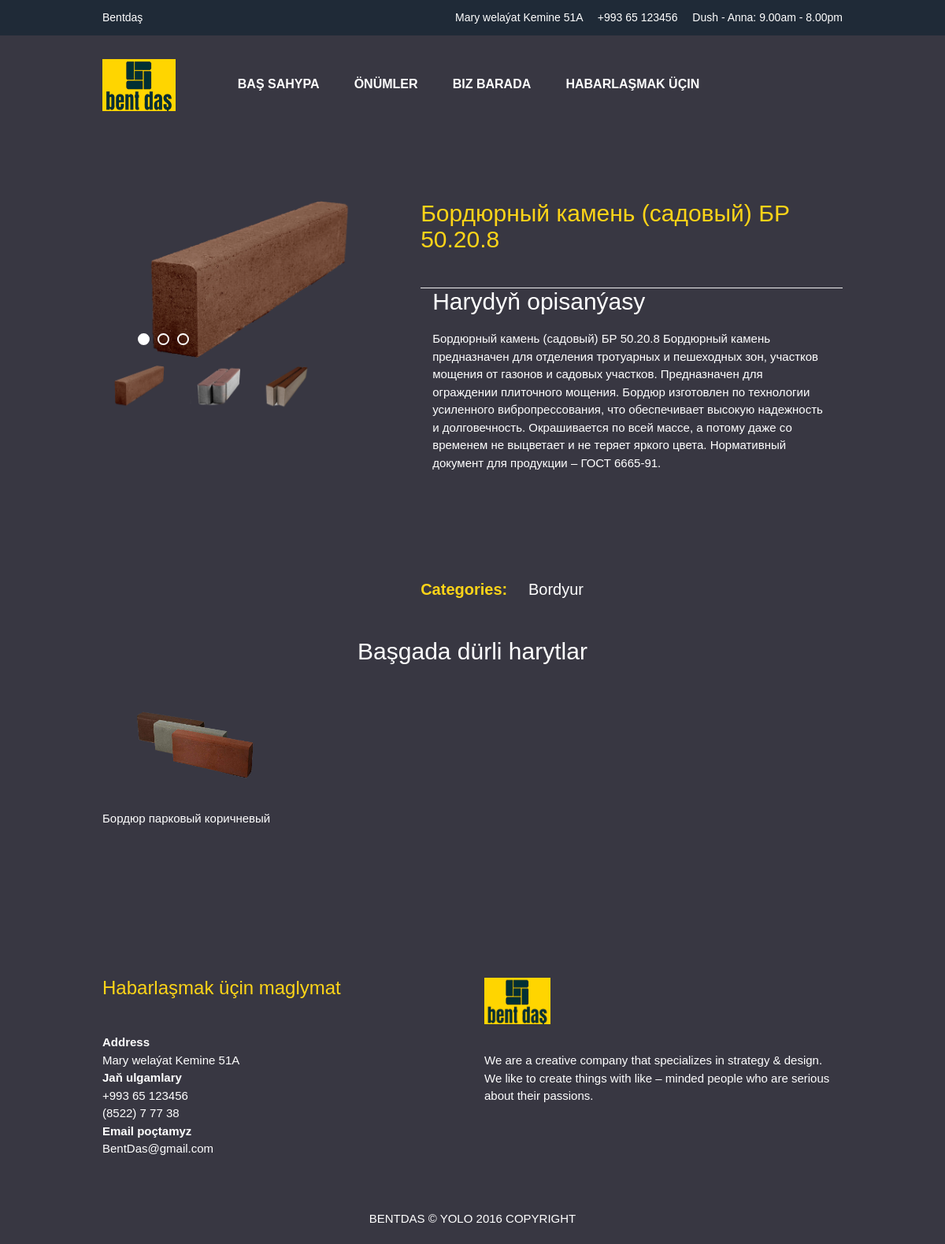
The page /product_single/aWDAW/1/ on the database its author committed.
### MainApp/models.py (models this page shows, shortened)
class Contact(models.Model):
    image = models.ImageField(upload_to='contact/')
    address = models.CharField(max_length=100)
    mobile = models.CharField(max_length=20)
    phone = models.CharField(max_length=20)
    email = models.EmailField(unique=True)
    about_us = models.TextField()
    image_top = models.ImageField(upload_to='logo/')

class Product(models.Model):
    title = models.CharField(max_length=255)
    slug = models.SlugField(unique=True)
    category = models.ForeignKey(Category, on_delete=models.CASCADE)
    image_one = models.ImageField(upload_to='product/', blank=True, null=True)
    image_second = models.ImageField(
        upload_to='product/', blank=True, null=True)
    image_three = models.ImageField(
        upload_to='product/', blank=True, null=True)
    image_fo = models.ImageField(upload_to='product/', blank=True, null=True)
    description = models.TextField()

class Category(models.Model):
    title = models.CharField(max_length=255, verbose_name='Kategoriyanyn Ady')
    slug = models.SlugField(unique=True)
    def __str__(self):
        return self.title

### MainApp/views.py (the view)
# urls.py: path('product_single/<str:slug>/<int:id>/', product_single, name='single-product'),
def product_single(request, slug, id):
    categories = Category.objects.all()
    products = Product.objects.filter(slug=slug)
    contact = Contact.objects.all()
    last = Product.objects.filter(id=id)
    context = {
        "products": products,
        "contact":contact,
        "last":last,
        "categories": categories,
    }
    return render(request, 'single-product.html', context)

### templates/single-product.html (shortened to what this page needs)
{% extends 'base.html' %}
{% block content %}
{% load static %}
<div class="div-box mb mt">
    <div class="container">
        <div class="row">
            {% for i in products %}
            <div class="col-md-5">
                <div class="single-product-slider">
                    <div id="sync1" class="owl-carousel owl-template">
                        <div class="item">
                            <figure><img src="{{i.image_one.url}}" alt="slide" width="1080" height="768" /></figure>
                        </div>
                    </div>
                    <div id="sync2" class="owl-carousel owl-template">
                        <div class="item">
                            <figure><img src="{{i.image_one.url}}" alt="slide" width="180" height="130" /></figure>
                        </div>
                        <div class="item">
                            <figure><img src="{{i.image_second.url}}" alt="slide" width="180" height="130" /></figure>
                        </div>
                        <div class="item">
                            <figure><img src="{{i.image_three.url}}" alt="slide" width="180" height="130" /></figure>
                        </div>
                    </div>
                </div>
            </div>
            <div class="col-md-7">
                <div class="single-product-content">
                    <div class="summary-product entry-summary">
                        <h2 class="product_title mb-45">{{i.title}}</h2>
                        <hr>
                        <div class="col-md-12 col-sm-9">
                            <div class="desc-review-content tab-content clearfix">
                                <div id="tab-description" class="tab-pane active">
                                    <h2 class="mb-20">Harydyň opisanýasy</h2>
                                    <p>{{i.description}}</p>
                                </div>
                            </div>
                        </div>
                        <div class="product_meta"><span class="product-stock-status-wrapper">
                                <label style="color: #FDD418; margin-top: 25%; font-size: 20px;">Categories:</label><a
                                     style="font-size: 20px; margin-left: 5%;">{{i.category}}</a></span><span
                        </div>
                    </div>
                </div>
            </div>
            {% endfor %}
        </div>
    </div>
    <div class="div-box mb">
        <div class="container">
            <div class="title-style title-style-2 text-center mb-20">
                <h2 style="margin-top:5%;">Başgada dürli harytlar </h2>
            </div>
            {% for e in last %}
            <div data-number="4" data-margin="0" data-loop="no" data-navcontrol="yes"
                class="shortcode-product-wrap product-begreen begreen-owl-carousel">
                <div class="product-item-wrap product-style_1">
                    <div class="product-item-inner">
                        <div class="product-thumb">
                            <div class="product-thumb-primary"><img src="{{e.image_second.url}}" alt="product1" width="375"
                                    height="450" class="attachment-shop_catalog size-shop_catalog wp-post-image" />
                            </div>
                        </div>
                    </div>
                </div>
            </div>
            {{e.title}}
            {% endfor %}
        </div>
    </div>
</div>
{% endblock %}

### templates/inc/header.html (shortened to what this page needs)
{% load static %}
<header class="header yolo-header-style-6">
    <div class="yolo-top-bar">
        <div class="container">
            <div class="row">
                <div class="top-sidebar top-bar-left col-md-4">
                    <aside id="text-11" class="widget widget_text">
                        <div class="textwidget">
                            <div>Bentdaş</div>
                        </div>
                    </aside>
                </div>
                <div class="top-sidebar top-bar-right col-md-8">
                    <aside id="text-6" class="widget widget_text">
                        {% for i  in contact %}
                        <div class="textwidget"> {{i.address}}  {{i.mobile}} Dush - Anna: 9.00am -
                            8.00pm
                        </div>
                        {% endfor %}
                    </aside>
                </div>
            </div>
        </div>
    </div>
    <div class="header-bottom">
        <div class="container">
            <div class="main-nav-wrapper">
                <div class="header-logo">
                    {% for i in contact %}
                    <h1><a href="/"><img src="{{i.image_top.url}}" alt="logo" /></a></h1>
                    {% endfor %}
                </div>
                <div class="header-left">
                    <nav id="primary-menu" class="main-nav">
                        <ul class="nav">
                            <li class=" menu-item menu-home"><a href="/">Baş Sahypa</a>
                            </li>
                            <li class="menu-item menu-blog"><a href="{% url 'product_all' %}">Önümler</a>
                            </li>
                            <li class="menu-item menu-shop"><a href="{% url 'about_us' %}">Biz barada</a>
                            </li>
                            <li class="menu-item menu-blog"><a href="{% url 'contact' %}">Habarlaşmak üçin</a>
                            </li>
                        </ul>
                    </nav>
                </div>
            </div>
        </div>
    </div>
</header>

### templates/inc/footer.html (shortened to what this page needs)
{% load static %}
<div class="div-box">
    <footer id="yolo-footer-wrapper">
        <div class="yolo-footer-wrapper footer-6">
            <div class="footer-top">
                <div class="container">
                    <div class="row">
                        {% for i  in contact %}
                        <div class="col-md-6 col-sm-4">
                            <div class="footer-col footer-2-col-1">
                                <h3 class="mb-45">Habarlaşmak üçin maglymat</h3>
                                <div class="icon-info">
                                    <p><strong>Address</strong><br />{{i.address}}</p>
                                </div>
                                <div class="icon-info">
                                    <p><strong>Jaň ulgamlary</strong><br />{{i.mobile}}<br />{{i.phone}}
                                    </p>
                                </div>
                                <div class="icon-info">
                                    <p><strong>Email poçtamyz</strong><br />{{i.email}}</p>
                                </div>
                            </div>
                        </div>
                        <div class="col-md-6 col-sm-4">
                            <div class="footer-col footer-1-col-1">
                                <h2><a href="index.html" class="logo"><img src="{{i.image.url}}"
                                            alt="logo1" width="84" height="63"
                                            class="vc_single_image-img attachment-full" /></a></h2>
                                <p>{{i.about_us}}</p>
                            </div>
                        </div>
                        {% endfor %}
                    </div>
                </div>
            </div>
            <div class="footer-bottom">
                <div class="container">
                    <p class="copyright">BENTDAS © YOLO 2016 COPYRIGHT</p>
                </div>
            </div>
        </div>
    </footer>
</div>

### static/css/home.css (style rules this page uses)
@media (min-width: 992px) and (max-width: 1200px) { .container { width: 970px; } }

### rows shown on the page
Contact: address "Mary welaýat Kemine 51A", mobile "+993 65 123456", image_top (picture), phone "(8522) 7 77 38", email "BentDas@gmail.com", image (picture), about_us "We are a creative company that specializes in strategy & design. We like to create things with like – minded people who are serious about their passions."
Product: image_one (picture), image_second (picture), image_three (picture), title "Бордюрный камень (садовый) БР 50.20.8", description "Бордюрный камень (садовый) БР 50.20.8 Бордюрный камень предназначен для отделения тротуарных и пешеходных зон, участков мощения от газонов и садовых участков. Предназначен для ограждении плиточного мощения. Бордюр изготовлен по технологии усиленного вибропрессования, что обеспечивает высокую надежность и долговечность. Окрашивается по всей массе, а потому даже со временем не выцветает и не теряет яркого цвета. Нормативный документ для продукции – ГОСТ 6665-91.", category "Bordyur"
Product: image_second (picture), title "Бордюр парковый коричневый"
